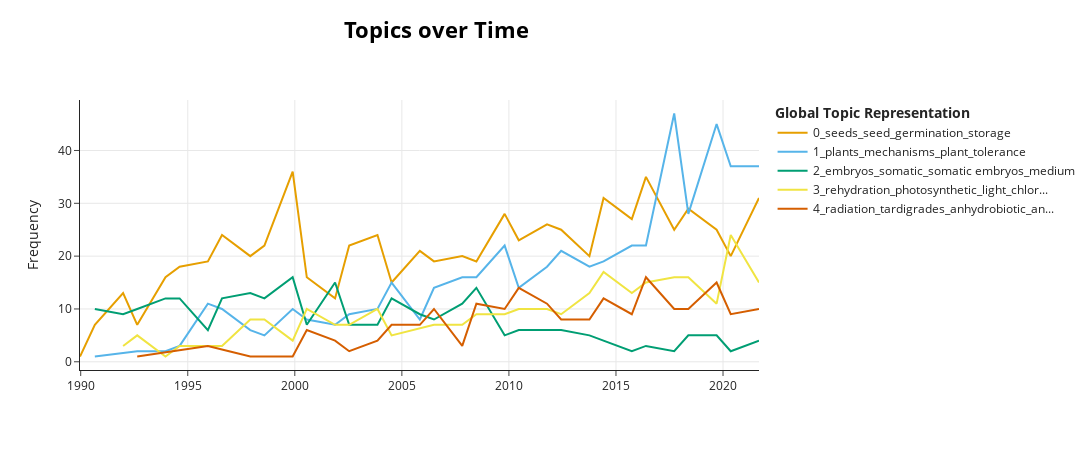

Write notebook code for a chart like this one.
### Code cell
topic_model.visualize_topics_over_time(topics_over_time, topics=[0,1,2,3,4])

### Figure 1 — Plotly figure (JSON) as saved in the notebook; plotly's stock layout.template omitted (floating-point values rounded to 4 significant figures)
{"data": [{"hoverinfo": "text", "hovertext": ["<b>Topic 0</b><br>Words: surface area, genotypes, water loss, intrinsic, hydration", "<b>Topic 0</b><br>Words: seedling, seed, vigor, temperature desiccation, preconditioning", "<b>Topic 0</b><br>Words: seeds, axes, moisture, moisture contents, germination", "<b>Topic 0</b><br>Words: axes, aging, germination, transition, stored", "<b>Topic 0</b><br>Words: seeds, dehydrin, rice, radical, moisture", "<b>Topic 0</b><br>Words: moisture, seeds, content, moisture content, chromatin", "<b>Topic 0</b><br>Words: seeds, seed, storage, degrees, recalcitrant", "<b>Topic 0</b><br>Words: seeds, axes, seed, development, moisture", "<b>Topic 0</b><br>Words: seed, seeds, drying, content, dry", "<b>Topic 0</b><br>Words: seeds, germination, degrees, desiccation, water content", "<b>Topic 0</b><br>Words: seeds, seed, drying, degreesc, content", "<b>Topic 0</b><br>Words: drying, dried, moisture, protoplasts, axes", "<b>Topic 0</b><br>Words: drying, membrane, h2o, alignment, band", "<b>Topic 0</b><br>Words: seeds, content, desiccation, seed, protoplasts", "<b>Topic 0</b><br>Words: seeds, seed, germination, axes, content", "<b>Topic 0</b><br>Words: seeds, seed, germination, priming, desiccation sensitivity", "<b>Topic 0</b><br>Words: seeds, degrees, seed, germination, storage", "<b>Topic 0</b><br>Words: seeds, seed, germination, dormancy, degrees", "<b>Topic 0</b><br>Words: seeds, germination, seed, drying, content", "<b>Topic 0</b><br>Words: seeds, seed, storage, germination, longevity", "<b>Topic 0</b><br>Words: seeds, germination, seed, degrees, moisture", "<b>Topic 0</b><br>Words: seeds, seed, degrees, germination, drying", "<b>Topic 0</b><br>Words: seeds, seed, drying, germination, moisture", "<b>Topic 0</b><br>Words: seeds, seed, germination, moisture, species", "<b>Topic 0</b><br>Words: seeds, seed, germination, degrees, storage", "<b>Topic 0</b><br>Words: seeds, drying, seed, content, cryopreservation", "<b>Topic 0</b><br>Words: seeds, germination, seed, dt, seed germination", "<b>Topic 0</b><br>Words: seeds, seed, moisture content, moisture, content", "<b>Topic 0</b><br>Words: seeds, storage, seed, germination, degrees", "<b>Topic 0</b><br>Words: seed, storage, seeds, germination, viability", "<b>Topic 0</b><br>Words: germination, seed, seeds, storage, degrees", "<b>Topic 0</b><br>Words: seed, germination, seeds, seed germination, level", "<b>Topic 0</b><br>Words: seeds, seed, germination, storage, species"], "marker": {"color": "#E69F00"}, "mode": "lines", "name": "0_seeds_seed_germination_storage", "type": "scatter", "x": [1990.0, 1991.0, 1992.0, 1993.0, 1994.0, 1995.0, 1996.0, 1997.0, 1998.0, 1999.0, 2000.0, 2001.0, 2002.0, 2003.0, 2004.0, 2005.0, 2006.0, 2006.0, 2008.0, 2008.0, 2010.0, 2010.0, 2012.0, 2012.0, 2014.0, 2014.0, 2016.0, 2016.0, 2018.0, 2018.0, 2020.0, 2020.0, 2022.0], "y": [1, 7, 13, 7, 16, 18, 19, 24, 20, 22, 36, 16, 12, 22, 24, 15, 21, 19, 20, 19, 28, 23, 26, 25, 20, 31, 27, 35, 25, 29, 25, 20, 31]}, {"hoverinfo": "text", "hovertext": ["<b>Topic 1</b><br>Words: carbohydrate, resurrection, converted, macromolecular, water stressed", "<b>Topic 1</b><br>Words: freeze tolerance, sylvatica, freeze, aba, connected", "<b>Topic 1</b><br>Words: air, air dried, dna, cells, integrity", "<b>Topic 1</b><br>Words: water deficits, trehalose, deficits, host, disease", "<b>Topic 1</b><br>Words: cryoprotectant, ice, mechanisms, tolerance, seaweeds", "<b>Topic 1</b><br>Words: desiccation, plants, proteins, glutathione, low temperature", "<b>Topic 1</b><br>Words: microbial, quantitative, proposed, 1998, hydrophobic", "<b>Topic 1</b><br>Words: depression, metabolic, metabolic rate, resting, animals", "<b>Topic 1</b><br>Words: plants, bryophytes, vegetative desiccation, vegetative, solutes", "<b>Topic 1</b><br>Words: tardigrades, anhydrobiosis, life, organisms, state", "<b>Topic 1</b><br>Words: stomata, plants, dormant, vascular, dormancy", "<b>Topic 1</b><br>Words: freeze, freeze tolerance, anhydrobiosis, insects, environmental", "<b>Topic 1</b><br>Words: plants, resurrection plants, resurrection, like proteins, dehydrin", "<b>Topic 1</b><br>Words: desiccation, desiccation tolerance, tolerance, mechanisms, plants", "<b>Topic 1</b><br>Words: hardiness, genetic, transformation, alfalfa, freezing tolerance", "<b>Topic 1</b><br>Words: review, organisms, extreme, eps, plants", "<b>Topic 1</b><br>Words: plant, tolerance, algae, vegetative, genes", "<b>Topic 1</b><br>Words: plants, vegetative, mechanisms, water stress, desiccation tolerant plants", "<b>Topic 1</b><br>Words: cyanobacteria, plants, proteins, organisms, mechanisms", "<b>Topic 1</b><br>Words: drought resistance, plants, plant, organisms, drought", "<b>Topic 1</b><br>Words: plants, land, mechanisms, resurrection plants, land plants", "<b>Topic 1</b><br>Words: plants, desiccation, fungi, cell, review", "<b>Topic 1</b><br>Words: algae, plants, land, modern, seaweeds", "<b>Topic 1</b><br>Words: anhydrobiosis, plants, organisms, molecular, water", "<b>Topic 1</b><br>Words: stress, plant, mechanisms, dormancy, plants", "<b>Topic 1</b><br>Words: desiccation, desiccation tolerance, organisms, review, tolerance", "<b>Topic 1</b><br>Words: plants, plant, freezing, stress, mechanisms", "<b>Topic 1</b><br>Words: plants, stress, plant, environmental, stresses", "<b>Topic 1</b><br>Words: plants, review, mechanisms, plant, stress", "<b>Topic 1</b><br>Words: plant, plants, mechanisms, crop, studies", "<b>Topic 1</b><br>Words: review, molecular, plant, seed, mechanisms"], "marker": {"color": "#56B4E9"}, "mode": "lines", "name": "1_plants_mechanisms_plant_tolerance", "type": "scatter", "x": [1991.0, 1993.0, 1994.0, 1995.0, 1996.0, 1997.0, 1998.0, 1999.0, 2000.0, 2001.0, 2002.0, 2003.0, 2004.0, 2005.0, 2006.0, 2006.0, 2008.0, 2008.0, 2010.0, 2010.0, 2012.0, 2012.0, 2014.0, 2014.0, 2016.0, 2016.0, 2018.0, 2018.0, 2020.0, 2020.0, 2022.0], "y": [1, 2, 2, 3, 11, 10, 6, 5, 10, 8, 7, 9, 10, 15, 8, 14, 16, 16, 22, 14, 18, 21, 18, 19, 22, 22, 47, 28, 45, 37, 37]}, {"hoverinfo": "text", "hovertext": ["<b>Topic 2</b><br>Words: embryos, aba, somatic, somatic embryos, 18", "<b>Topic 2</b><br>Words: embryos, aba, somatic, somatic embryos, tag", "<b>Topic 2</b><br>Words: embryos, somatic, somatic embryos, medium, maturation", "<b>Topic 2</b><br>Words: embryos, somatic, somatic embryos, starch, medium", "<b>Topic 2</b><br>Words: somatic, somatic embryos, embryos, embryogenic, alfalfa", "<b>Topic 2</b><br>Words: somatic, somatic embryos, sucrose, embryos, embryogenic", "<b>Topic 2</b><br>Words: embryos, aba, somatic, somatic embryos, sucrose", "<b>Topic 2</b><br>Words: medium, embryos, somatic, somatic embryos, embryo", "<b>Topic 2</b><br>Words: embryos, somatic, somatic embryos, medium, embryo", "<b>Topic 2</b><br>Words: embryos, medium, somatic, sucrose, somatic embryos", "<b>Topic 2</b><br>Words: medium, embryos, lt, shoot, mg", "<b>Topic 2</b><br>Words: embryos, medium, aba, sucrose, culture", "<b>Topic 2</b><br>Words: sucrose, somatic, axes, treatment, dehydration tolerance", "<b>Topic 2</b><br>Words: somatic, somatic embryos, embryos, embryogenic, callus", "<b>Topic 2</b><br>Words: somatic, embryos, somatic embryos, medium, containing", "<b>Topic 2</b><br>Words: step, somatic, embryos, embryogenesis, buds", "<b>Topic 2</b><br>Words: embryos, moisture, cryopreservation, fertilization, emergence", "<b>Topic 2</b><br>Words: aba, embryos, somatic, zygotic, buds", "<b>Topic 2</b><br>Words: embryos, somatic, sucrose, aba, somatic embryos", "<b>Topic 2</b><br>Words: cryopreservation, intra, sucrose, untreated, raffinose", "<b>Topic 2</b><br>Words: sucrose, tips, shoot, se, cryopreservation", "<b>Topic 2</b><br>Words: embryos, vitrification, cryopreservation, germplasm, ultrastructure", "<b>Topic 2</b><br>Words: embryos, somatic embryos, somatic, sa, sucrose", "<b>Topic 2</b><br>Words: breeding, embryos, vitrification, seeds, sucrose", "<b>Topic 2</b><br>Words: somatic, somatic embryos, tips, potato, 17", "<b>Topic 2</b><br>Words: regeneration, embryos, event, hardening, rate drying", "<b>Topic 2</b><br>Words: 10 10, callus, 10, ml, tips", "<b>Topic 2</b><br>Words: vitrification, cryopreservation, germinated, anion, ros", "<b>Topic 2</b><br>Words: embryos, mg, zygotic embryos, zygotic, callus", "<b>Topic 2</b><br>Words: cryopreservation, aba, somatic, sections, somatic embryos", "<b>Topic 2</b><br>Words: suspension, flagelliforme, shoot, liquid, culture", "<b>Topic 2</b><br>Words: somatic, embryos, somatic embryos, et, zygotic"], "marker": {"color": "#009E73"}, "mode": "lines", "name": "2_embryos_somatic_somatic embryos_medium", "type": "scatter", "x": [1991.0, 1992.0, 1993.0, 1994.0, 1995.0, 1996.0, 1997.0, 1998.0, 1999.0, 2000.0, 2001.0, 2002.0, 2003.0, 2004.0, 2005.0, 2006.0, 2006.0, 2008.0, 2008.0, 2010.0, 2010.0, 2012.0, 2012.0, 2014.0, 2014.0, 2016.0, 2016.0, 2018.0, 2018.0, 2020.0, 2020.0, 2022.0], "y": [10, 9, 10, 12, 12, 6, 12, 13, 12, 16, 7, 15, 7, 7, 12, 9, 8, 11, 14, 5, 6, 6, 6, 5, 4, 2, 3, 2, 5, 5, 2, 4]}, {"hoverinfo": "text", "hovertext": ["<b>Topic 3</b><br>Words: photosystem, photosystem ii, ii, irradiance, light", "<b>Topic 3</b><br>Words: rehydration, fluorescence, chloroplasts, oxygen, damage", "<b>Topic 3</b><br>Words: fv, fm, leaf tissue, ratio, 30 min", "<b>Topic 3</b><br>Words: fluorescence, leaves, freezing, slowly, fatty", "<b>Topic 3</b><br>Words: band, phosphate, recombination, charge, signal", "<b>Topic 3</b><br>Words: leaves, respiration, detached, chlorophyll, detached leaves", "<b>Topic 3</b><br>Words: chlorophyll, hedw, photosynthetic, leaves, rehydration", "<b>Topic 3</b><br>Words: reactive oxygen, reactive, oxygen, electron transport, light", "<b>Topic 3</b><br>Words: psii, possibly, vacuoles, treated, photosynthesis", "<b>Topic 3</b><br>Words: rwc, onset, glutathione, chlorophyll, leaves", "<b>Topic 3</b><br>Words: season, rehydration, dry season, changes, leaves", "<b>Topic 3</b><br>Words: chlorophyll, angiosperms, hygrometrica, resurrection, rehydration", "<b>Topic 3</b><br>Words: psii, light, leaves, floating, activation", "<b>Topic 3</b><br>Words: nitrogen fixation, fixation, vegetation, nitrogen, rehydration", "<b>Topic 3</b><br>Words: leaves, psii, stems, stem, light", "<b>Topic 3</b><br>Words: phenolic, light, gametophytes, pigments, psii", "<b>Topic 3</b><br>Words: dehydration, sod, plants, bundles, dried", "<b>Topic 3</b><br>Words: year, sample, psii, recovery, rehydration", "<b>Topic 3</b><br>Words: co2, rehydration, desiccation, rhodopensis, crusts", "<b>Topic 3</b><br>Words: photosynthetic, light, energy, plants, dissipation", "<b>Topic 3</b><br>Words: fluorescence, samples, chlorophyll, rehydration, photosynthetic", "<b>Topic 3</b><br>Words: chlorophyll, light, rehydration, plants, argenteum", "<b>Topic 3</b><br>Words: photosynthetic, quenching, light, psii, rehydration", "<b>Topic 3</b><br>Words: rehydration, photosynthetic, desiccation, desiccation rehydration, resurrection", "<b>Topic 3</b><br>Words: light, plants, dehydration, chlorophyll, sun", "<b>Topic 3</b><br>Words: fluorescence, quenching, light, psii, lichens", "<b>Topic 3</b><br>Words: resurrection, rehydration, plants, dt, dehydration", "<b>Topic 3</b><br>Words: rehydration, fluorescence, photosynthetic, freezing, indica", "<b>Topic 3</b><br>Words: photosynthetic, rehydration, dehydration, activity, recovery", "<b>Topic 3</b><br>Words: lichens, rehydration, desiccation, efficiency, chlorophyll fluorescence"], "marker": {"color": "#F0E442"}, "mode": "lines", "name": "3_rehydration_photosynthetic_light_chlor...", "type": "scatter", "x": [1992.0, 1993.0, 1994.0, 1995.0, 1996.0, 1997.0, 1998.0, 1999.0, 2000.0, 2001.0, 2002.0, 2003.0, 2004.0, 2005.0, 2006.0, 2008.0, 2008.0, 2010.0, 2010.0, 2012.0, 2012.0, 2014.0, 2014.0, 2016.0, 2016.0, 2018.0, 2018.0, 2020.0, 2020.0, 2022.0], "y": [3, 5, 1, 3, 3, 3, 8, 8, 4, 10, 7, 7, 10, 5, 7, 7, 9, 9, 10, 10, 9, 13, 17, 13, 15, 16, 16, 11, 24, 15]}, {"hoverinfo": "text", "hovertext": ["<b>Topic 4</b><br>Words: anhydrobiotic state, free living, panagrolaimus, nematodes, living", "<b>Topic 4</b><br>Words: tardigrades, repair, anhydrobiosis, radiodurans, radiation", "<b>Topic 4</b><br>Words: aquatic, species, bdelloid, moss, anhydrobiotic", "<b>Topic 4</b><br>Words: membrane permeability, irradiation, grains, ray, permeability", "<b>Topic 4</b><br>Words: anhydrobiosis, anhydrobiotic, moss, survival, layers", "<b>Topic 4</b><br>Words: ant, aromatic, 17, tardigrades, energetic", "<b>Topic 4</b><br>Words: ethanol, probability, degreesc, evolve, processing", "<b>Topic 4</b><br>Words: fed, food, anhydrobiosis, dna repair, repair", "<b>Topic 4</b><br>Words: bdelloid, strains, anhydrobiotic, anhydrobiosis, panagrolaimus", "<b>Topic 4</b><br>Words: anhydrobiotic, radiation, gamma, doses, irradiation", "<b>Topic 4</b><br>Words: radiation, anhydrobiotic, larvae, tardigrades, phosphate", "<b>Topic 4</b><br>Words: gradually, anhydrobiotic, tardigrades, osmolytes, dehydrated", "<b>Topic 4</b><br>Words: tardigrades, dna, anhydrobiotic, radiation, desiccated", "<b>Topic 4</b><br>Words: eps, sp, nacl, rotifers, deinococcus", "<b>Topic 4</b><br>Words: tardigrades, tardigrade, uv, radiation, space", "<b>Topic 4</b><br>Words: limestone, colonization, genera, eggs, anhydrobiotic", "<b>Topic 4</b><br>Words: bacteria, tardigrades, isolates, alcohol, ions", "<b>Topic 4</b><br>Words: strains, genus, new, acetic acid, acetic", "<b>Topic 4</b><br>Words: radiation, strain, uv, uv radiation, resistance", "<b>Topic 4</b><br>Words: inactivation, algae, bacteria, high, radiation", "<b>Topic 4</b><br>Words: radiation, copper, sp, tolerance, anhydrobiosis", "<b>Topic 4</b><br>Words: radiation, uv, resistant, genus, uv radiation", "<b>Topic 4</b><br>Words: space, anhydrobiosis, tardigrades, radiation, like", "<b>Topic 4</b><br>Words: gamma, irradiation, radiation, peg, sp", "<b>Topic 4</b><br>Words: sp, anhydrobiosis, soils, tardigrades, bacteria", "<b>Topic 4</b><br>Words: cyanobacteria, sp, cells, space, phyla"], "marker": {"color": "#D55E00"}, "mode": "lines", "name": "4_radiation_tardigrades_anhydrobiotic_an...", "type": "scatter", "x": [1993.0, 1996.0, 1998.0, 2000.0, 2001.0, 2002.0, 2003.0, 2004.0, 2005.0, 2006.0, 2006.0, 2008.0, 2008.0, 2010.0, 2010.0, 2012.0, 2012.0, 2014.0, 2014.0, 2016.0, 2016.0, 2018.0, 2018.0, 2020.0, 2020.0, 2022.0], "y": [1, 3, 1, 1, 6, 4, 2, 4, 7, 7, 10, 3, 11, 10, 14, 11, 8, 8, 12, 9, 16, 10, 10, 15, 9, 10]}], "layout": {"height": 450, "hoverlabel": {"bgcolor": "white", "font": {"family": "Rockwell", "size": 16}}, "legend": {"title": {"text": "<b>Global Topic Representation"}}, "title": {"font": {"color": "Black", "size": 22}, "text": "<b>Topics over Time</b>", "x": 0.4, "xanchor": "center", "y": 0.95, "yanchor": "top"}, "width": 1250, "xaxis": {"showgrid": true}, "yaxis": {"showgrid": true, "title": {"text": "Frequency"}}}}
